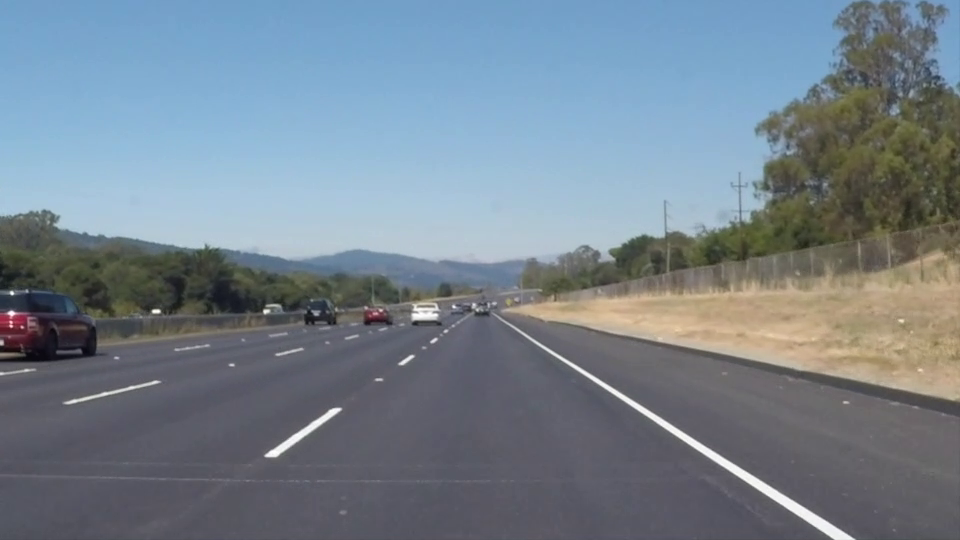
//> input picture frame 22 of solidWhiteRight.mp4, 960 x 540 px
$ ./main   (built with g++ and OpenCV 4)
//> lines starting //> are read from the running program, lines starting //| are printed output that depends on the picture; after the words box and inside, x2 and y2 are one past the last pixel; in counts of white or black regions, pixels touching at a corner belong together
#include "polfit.h"

#include <algorithm>
#include <iostream>
#include <opencv2/imgproc.hpp>
#include <opencv2/opencv.hpp>
#include <vector>

using namespace cv;

#define CUTED_SIZE 640

static int x_offset(490), y_offset(0), w1(855), w2(220), h(175), w_size_t(32), w_size(64),
    treshold(200);

void wtrb_pos(int pos, void*) {
    if(pos < 1) {
        w_size_t = 1;
        setTrackbarPos("window size", "Main", 1);
    }
    if(CUTED_SIZE % w_size_t == 0) {
        w_size = w_size_t;
    }
    setTrackbarPos("window size", "Main", w_size);
}

std::vector<Point2f> pointsToDrawLine(Mat& img, std::vector<float>& line) {
    double theMult = max(img.size[0], img.size[1]);
    // calculate start point
    Point startPoint;
    startPoint.x = line[2] - theMult * line[0]; // x0
    startPoint.y = line[3] - theMult * line[1]; // y0
    // calculate end point
    Point endPoint;
    endPoint.x = line[2] + theMult * line[0]; // x[1]
    endPoint.y = line[3] + theMult * line[1]; // y[1]

    // draw overlay of bottom lines on image
    clipLine(Size(img.size[0], img.size[1]), startPoint, endPoint);
    std::vector<Point2f> ret;
    ret.push_back(startPoint);
    ret.push_back(endPoint);
    return ret;
    //    cv::line(img, startPoint, endPoint, color, thickness, 8, 0);
}

int main() {
    VideoCapture cap("../solidWhiteRight.mp4");

    Mat frame, res, transform, hls, dtc, dtc_show, window, final;

    while(frame.empty()) {
        cap >> frame;
//> frame is the input picture: 540 rows x 960 cols, CV_8UC3; mean B, G, R 141.9, 130.7, 117.7
    }

    namedWindow("Main", WINDOW_AUTOSIZE);
    namedWindow("Cutted", WINDOW_AUTOSIZE);
    namedWindow("Detected", WINDOW_AUTOSIZE);
    namedWindow("Final", WINDOW_AUTOSIZE);
    createTrackbar("x offset", "Main", &x_offset, frame.size[1]);
    createTrackbar("y offset", "Main", &y_offset, frame.size[0]);
    createTrackbar("down width", "Main", &w1, frame.size[1]);
    createTrackbar("up width", "Main", &w2, frame.size[1]);
    createTrackbar("height", "Main", &h, frame.size[0]);
    createTrackbar("window size", "Main", &w_size_t, CUTED_SIZE / 4, &wtrb_pos);
    setTrackbarMin("window size", "Main", 4);
    createTrackbar("white treshold in window", "Main", &treshold, 3000);

    std::vector<std::vector<Point>> pols;
    std::vector<Point> pol;
    std::vector<Point2f> persp_dst, persp_src;
    persp_dst.push_back(Point2f(0, 0));
    persp_dst.push_back(Point2f(CUTED_SIZE, 0));
    persp_dst.push_back(Point2f(CUTED_SIZE, CUTED_SIZE));
    persp_dst.push_back(Point2f(0, CUTED_SIZE));

    std::vector<float> coefs_left, coefs_right;
    while(true) {
        cap >> frame;
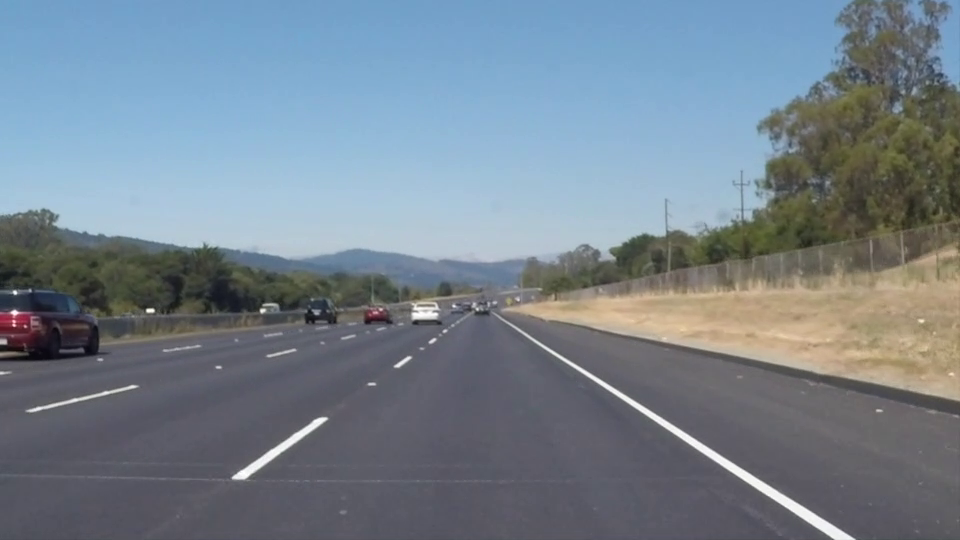
//> input picture frame 23 of solidWhiteRight.mp4, 960 x 540 px
//> frame is the input picture: 540 rows x 960 cols, CV_8UC3; mean B, G, R 142, 130.6, 117.8

        if(frame.empty()) {
            cap.set(CAP_PROP_POS_FRAMES, 0);
            continue;
        }

        frame.copyTo(res);
        frame.copyTo(final);

        pol.clear();
        pols.clear();
        pol.push_back(Point(x_offset - w1 / 2, frame.size[0] - y_offset));
//> pol = 1 Point (x, y): [63, 540]
        pol.push_back(Point(x_offset + w1 / 2, frame.size[0] - y_offset));
//> pol = 2 Points (x, y): [63, 540], [917, 540]
        pol.push_back(Point(x_offset + w2 / 2, frame.size[0] - y_offset - h));
        pol.push_back(Point(x_offset - w2 / 2, frame.size[0] - y_offset - h));
        pols.push_back(pol);
        polylines(frame, pols, true, Scalar(0, 255, 0), 2);

        putText(
            frame,
            format("FPS: %3.2f", cap.get(CAP_PROP_FPS)),
            Point(10, 25),
            FONT_HERSHEY_TRIPLEX,
            0.75,
            Scalar(0, 255, 0));

        putText(
            frame,
            format("Frame:        %5.0f", cap.get(CAP_PROP_POS_FRAMES)),
            Point(10, 50),
            FONT_HERSHEY_TRIPLEX,
            0.75,
            Scalar(0, 255, 0));

        putText(
            frame,
            format("Frames total: %5.0f", cap.get(CAP_PROP_FRAME_COUNT)),
            Point(10, 75),
            FONT_HERSHEY_TRIPLEX,
            0.75,
            Scalar(0, 255, 0));
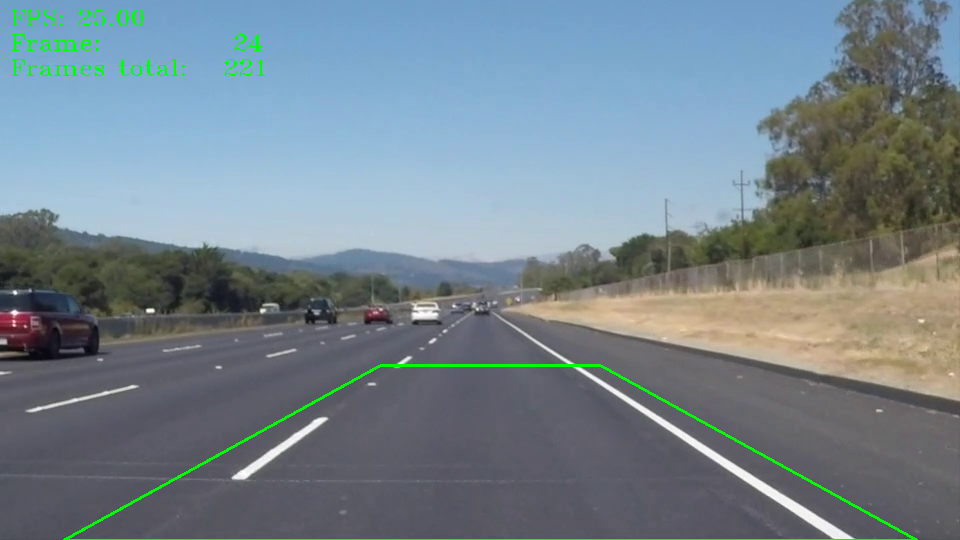
//> frame: 540 rows x 960 cols, CV_8UC3; mean B, G, R 140.6, 132, 116.8

        persp_src.clear();
        persp_src.push_back(Point2f(x_offset - w2 / 2, frame.size[0] - y_offset - h));
//> persp_src = 1 Point (x, y): [380, 365]
        persp_src.push_back(Point2f(x_offset + w2 / 2, frame.size[0] - y_offset - h));
//> persp_src = 2 Points (x, y): [380, 365], [600, 365]
        persp_src.push_back(Point2f(x_offset + w1 / 2, frame.size[0] - y_offset));
        persp_src.push_back(Point2f(x_offset - w1 / 2, frame.size[0] - y_offset));
        transform = getPerspectiveTransform(persp_src, persp_dst);
        warpPerspective(res, res, transform, { int(persp_dst[2].x), int(persp_dst[2].y) });
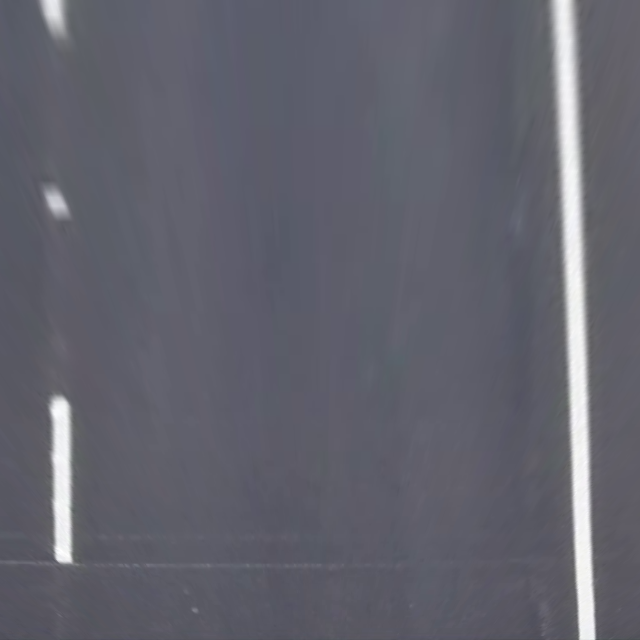
//> res: 640 rows x 640 cols, CV_8UC3; mean B, G, R 109.5, 98.8, 98.5

        imshow("Cutted", res);

        cvtColor(res, hls, COLOR_BGR2HLS);
//> hls: 640 rows x 640 cols, CV_8UC3; mean of channels 0, 1, 2 118.5, 103.8, 15.1
        inRange(hls, Scalar(0, 0, 0), Scalar(255, 215, 255), dtc);
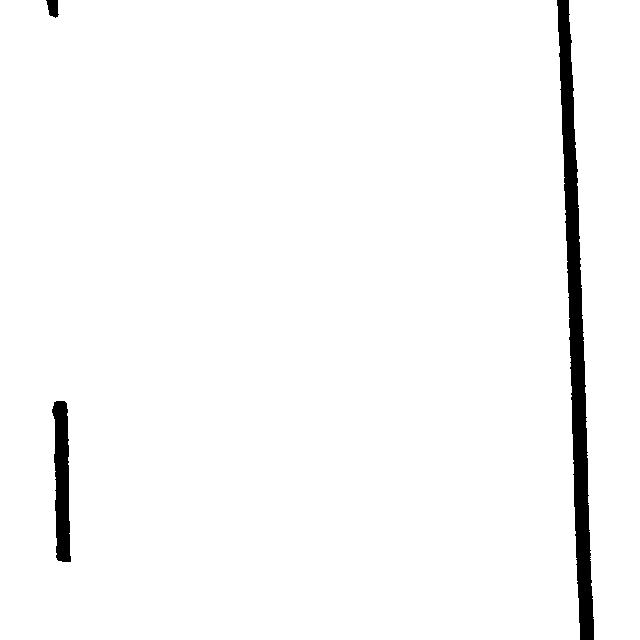
//> dtc: 640 rows x 640 cols, CV_8UC1; 97.3% white; 3 black regions, box (x1, y1, x2, y2) and area: (557, 0, 594, 640) 8547, (52, 401, 71, 562) 2184, (46, 0, 59, 18) 166
        bitwise_not(dtc, dtc);
        std::vector<Point2f> dtc_left;
        std::vector<Point2f> dtc_right;
        dtc.copyTo(dtc_show);
        bool has_far_left = false;
        bool has_far_right = false;
        for(int i = 0; i < CUTED_SIZE / w_size; i++) {
            for(int j = 0; j < 2 * CUTED_SIZE / w_size - 1; j++) {
                Rect roi(j * w_size / 2, i * w_size, w_size, w_size);
                window = dtc(roi);
                Moments ms = moments(window, true);
                if(ms.m00 > treshold) {
                    Point2f p(
                        j * w_size / 2 + float(ms.m10 / ms.m00),
                        i* w_size + float(ms.m01 / ms.m00));
                    if(j < CUTED_SIZE / w_size) {
                        bool exist = false;
                        for(size_t k = 0; k < dtc_left.size(); k++) {
                            if(norm(dtc_left[k] - p) < 10) {
                                exist = true;
                            }
                            if(norm(dtc_left[k] - p) > CUTED_SIZE / 4) {
                                has_far_left = true;
                            }
                        }
                        if(!exist) {
                            dtc_left.push_back(p);
                            circle(dtc_show, p, 5, Scalar(128), -1);
                        }
                    } else {
                        bool exist = false;
                        for(size_t k = 0; k < dtc_right.size(); k++) {
                            if(norm(dtc_right[k] - p) < 10) {
                                exist = true;
                            }
                            if(norm(dtc_right[k] - p) > CUTED_SIZE / 4) {
                                has_far_right = true;
                            }
                        }
                        if(!exist) {
                            dtc_right.push_back(p);
                            circle(dtc_show, p, 5, Scalar(128), -1);
                        }
                    }
                    rectangle(dtc_show, roi, Scalar(255), 2);
                }
            }
        }
//> this loop made 10 passes
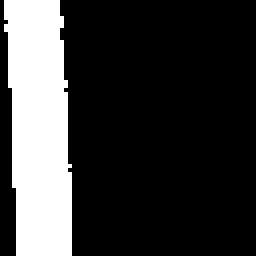
//> window: 64 rows x 64 cols, CV_8UC1 (shown 4 times larger); 22% white; 1 white region, box (x1, y1, x2, y2) and area: (1, 0, 18, 64) 902
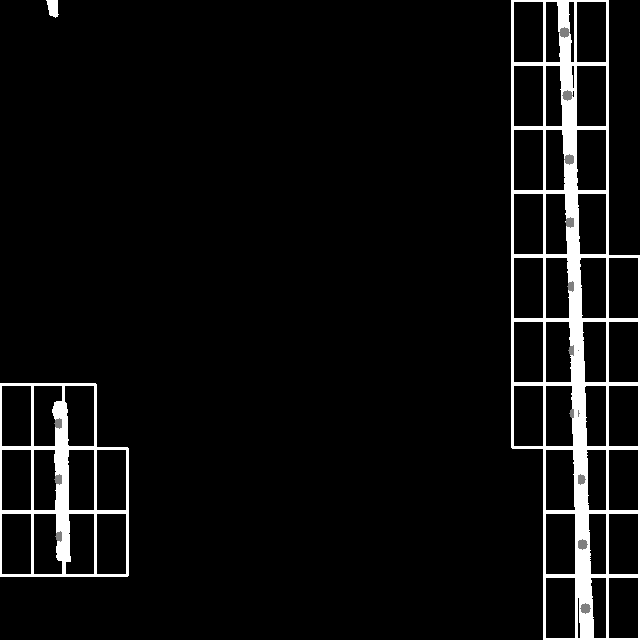
//> dtc_show: 640 rows x 640 cols, CV_8UC1; min 0, max 255, mean 14.9
//> after the loop, has_far_left = false; dtc_left = 3 Points (x, y): [58.63, 423.1], [59.08, 478.8], [59.64, 535.7]; has_far_right = true; dtc_right = 10 Points (x, y): [563.9, 31.55], [566.7, 95.38], [569.1, 159.1], [570.4, 222.3], [571.6, 285.8], [572.6, 349.6], [573.5, 413.5], [580.4, 479.4], [582.5, 543.5], [585.4, 607.5]

        // [9 lines of commented-out code are left out]
        if(has_far_left) {
            std::vector<float> xs;
            std::vector<float> ys;
            for(Point2f p: dtc_left) {
                xs.push_back(p.x);
                ys.push_back(p.y);
            }
            PolynomialRegression<float> r_left;
            r_left.fitIt(ys, xs, 2, coefs_left);
        }
        std::vector<Point2f> left;
        for(float y = 0; y < dtc_show.rows; y += 0.1) {
//> (the run ends here: the program crashes, at `left.push_back(`)

$ run again, starting later in the video
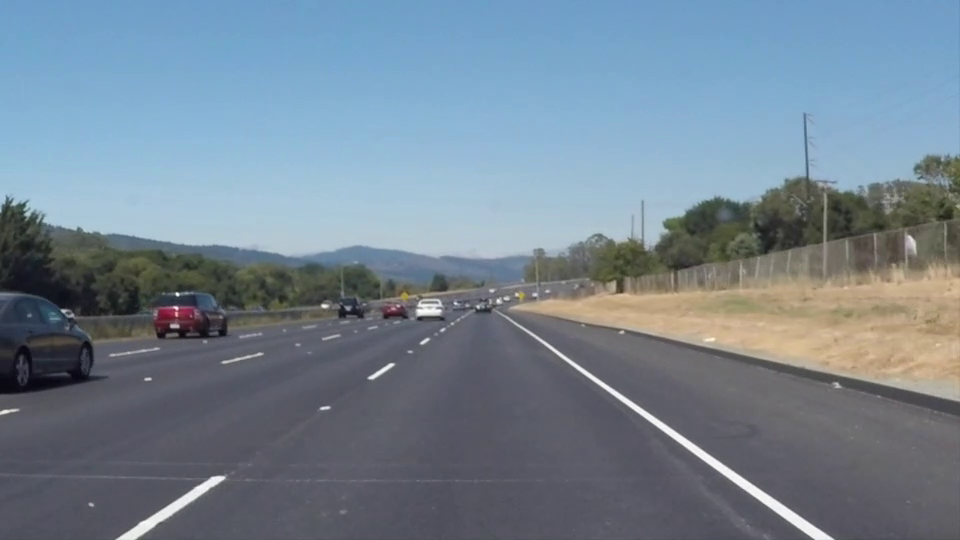
//> input picture frame 99 of solidWhiteRight.mp4, 960 x 540 px
//> frame is the input picture: 540 rows x 960 cols, CV_8UC3; mean B, G, R 146, 132.3, 116.7
//> hls: 640 rows x 640 cols, CV_8UC3; mean of channels 0, 1, 2 118.9, 102.4, 16
//> the loop `for(int i = 0; i < CUTED_SIZE / w_size; i++)` made 10 passes
//> (has_far_left, has_far_right) on passes 1 to 8: (false, false), (false, false), (false, false), (false, true), (false, true), (false, true), (false, true), (false, true)
//> after the loop `for(int i = 0; i < CUTED_SIZE / w_size; i++)`: has_far_left = true; dtc_left = 4 Points (x, y): [33.11, 50.12], [34.79, 95.26], [35.93, 159.1], [44.64, 622.1]; has_far_right = true; dtc_right = 10 Points (x, y): [565.2, 31.76], [565.2, 95.27], [565.4, 159.5], [566, 223.7], [567, 287.5], [567.8, 351.4], [568.5, 415.3], [569, 479.5], [569, 543.5], [569.5, 607]
//> the loop `for(Point2f p: dtc_left)` made 4 passes
//> N = 4
//> after the loop in fitIt, ``: X = [4, 926.6, 423918.2, 245780400, 1.51e+11]
//> after the loop in fitIt, ``: Y = [148.5, 38460.4, 18584456]
//> coeffs = [0, 0, 0]
//> coefs_left = [31.89, 0.0283, -1.25e-05]
//> after the loop `for(float y = 0; y < dtc_show.rows; y += 0.1)`: left = 6401 Points (x, y), first 12: [31.89, 0], [31.89, 0.1], [31.9, 0.2], [31.9, 0.3], [31.9, 0.4], [31.91, 0.5], [31.91, 0.6], [31.91, 0.7], [31.91, 0.8], [31.92, 0.9], [31.92, 1], [31.92, 1.1]
//> the loop `for(Point2f p: left)` made 6401 passes
//> the loop `for(Point2f p: dtc_right)` made 10 passes
//> coefs_right = [564.5, 0.00902, -6.36e-07]
//> after the loop `for(float y = 0; y < dtc_show.rows; y += 0.1)`: right = 6401 Points (x, y), first 12: [564.5, 0], [564.5, 0.1], [564.5, 0.2], [564.5, 0.3], [564.5, 0.4], [564.5, 0.5], [564.5, 0.6], [564.5, 0.7], [564.5, 0.8], [564.5, 0.9], [564.5, 1], [564.5, 1.1]
//> the loop `for(Point2f p: right)` made 6401 passes
//> after the loop `for(Point2f p: right)`:
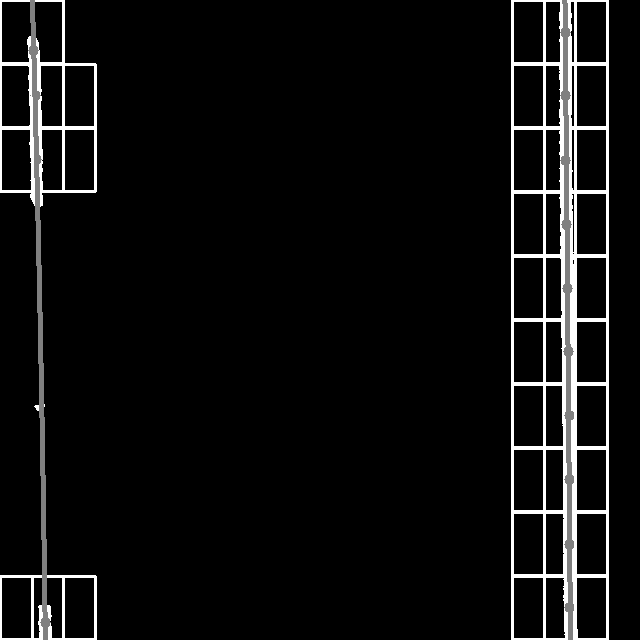
//> dtc_show: 640 rows x 640 cols, CV_8UC1; min 0, max 255, mean 14.2
//> left_f = 6401 Points (x, y), first 12: [391, 365], [390.9, 365], [390.9, 365], [390.9, 365], [390.9, 365], [390.9, 365], [390.9, 365], [390.9, 365.1], [390.9, 365.1], [390.9, 365.1], [390.9, 365.1], [390.9, 365.1]
//> `perspectiveTransform(right, right_f, transform.inv());`: right_f = 6401 Points (x, y), first 12: [574, 365], [574, 365], [574.1, 365], [574.1, 365], [574.1, 365], [574.1, 365], [574.1, 365], [574.1, 365.1], [574.1, 365.1], [574.1, 365.1], [574.1, 365.1], [574.1, 365.1]
//> the loop `for(Point2f p: left_f)` made 6401 passes
//> the loop `for(Point2f p: right_f)` made 6401 passes
//> r_left = 39862.3
//> r_right = 786419.5
//> after the loop `for(Point2f p: left_f)`: poligon = 6401 Points (x, y), first 12: [391, 365], [391, 365], [391, 365], [391, 365], [391, 365], [391, 365], [391, 365], [391, 365], [391, 365], [391, 365], [391, 365], [391, 365]
//> `std::reverse(right_f.begin(), right_f.end());`: right_f = 6401 Points (x, y), first 12: [823.6, 540], [823.4, 539.9], [823.2, 539.8], [823.1, 539.7], [823, 539.6], [822.8, 539.5], [822.6, 539.4], [822.5, 539.2], [822.4, 539.1], [822.2, 539], [822, 538.9], [821.9, 538.8]
//> the loop `for(Point2f p: right_f)` made 6401 passes
//> after the loop `for(Point2f p: right_f)`: poligon = 12802 Points (x, y), first 12: [391, 365], [391, 365], [391, 365], [391, 365], [391, 365], [391, 365], [391, 365], [391, 365], [391, 365], [391, 365], [391, 365], [391, 365]
//> `addWeighted(final, 1, layer, 0.3, 0, final);`:
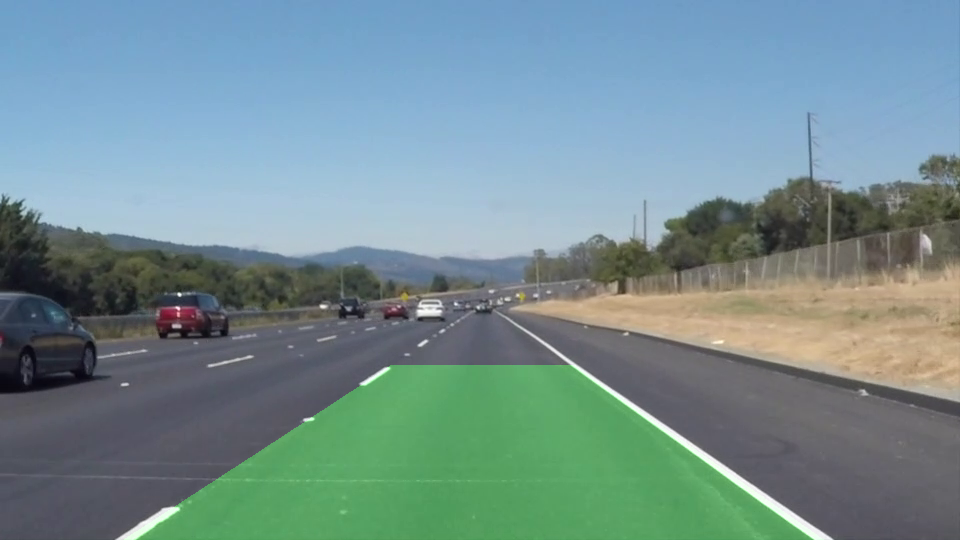
//> final: 540 rows x 960 cols, CV_8UC3; mean B, G, R 145.9, 143, 116.7

$ run again, starting later in the video
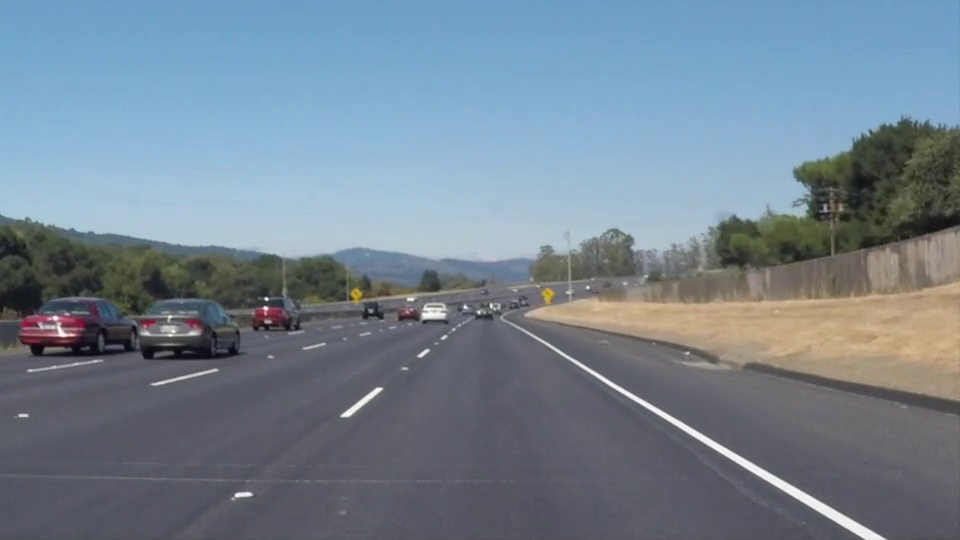
//> input picture frame 176 of solidWhiteRight.mp4, 960 x 540 px
//> frame is the input picture: 540 rows x 960 cols, CV_8UC3; mean B, G, R 145.2, 131.6, 116.5
//> hls: 640 rows x 640 cols, CV_8UC3; mean of channels 0, 1, 2 117.5, 103.5, 15.4
//> `inRange(hls, Scalar(0, 0, 0), Scalar(255, 215, 255), dtc);`:
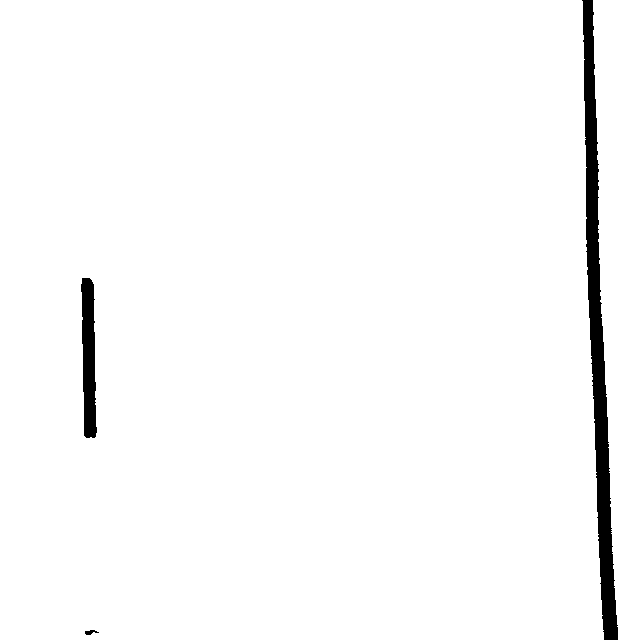
//> dtc: 640 rows x 640 cols, CV_8UC1; 97.6% white; 3 black regions, box (x1, y1, x2, y2) and area: (582, 0, 618, 640) 7946, (81, 278, 97, 438) 1926, (85, 630, 99, 635) 41
//> the loop `for(int i = 0; i < CUTED_SIZE / w_size; i++)` made 10 passes
//> has_far_right on passes 1 to 8: false, false, false, true, true, true, true, true
//> after the loop `for(int i = 0; i < CUTED_SIZE / w_size; i++)`:
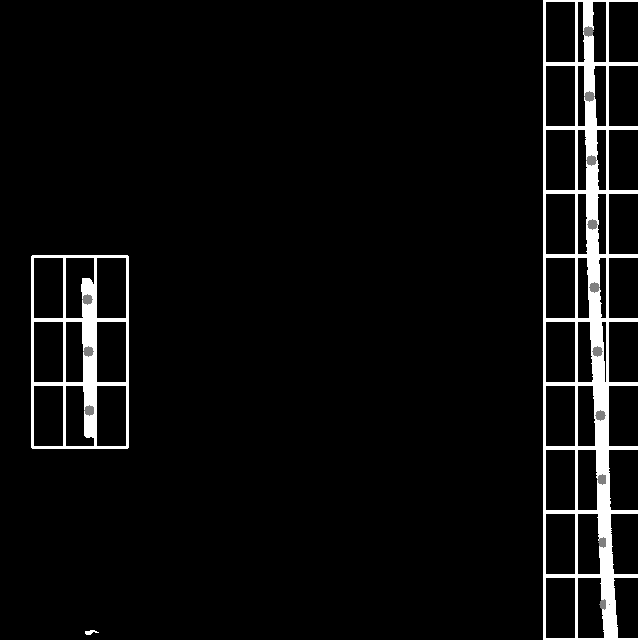
//> dtc_show: 640 rows x 640 cols, CV_8UC1; min 0, max 255, mean 13.7
//> after the loop `for(int i = 0; i < CUTED_SIZE / w_size; i++)`: has_far_left = false; dtc_left = 3 Points (x, y): [87.32, 298.7], [88.25, 351.3], [89.34, 410.2]; has_far_right = true; dtc_right = 10 Points (x, y): [588, 31.32], [589.5, 96.09], [591.3, 159.9], [591.8, 223.7], [593.7, 287.4], [597, 351.5], [600.2, 415.5], [601.8, 478.7], [602.9, 541.9], [604.4, 604.2]
